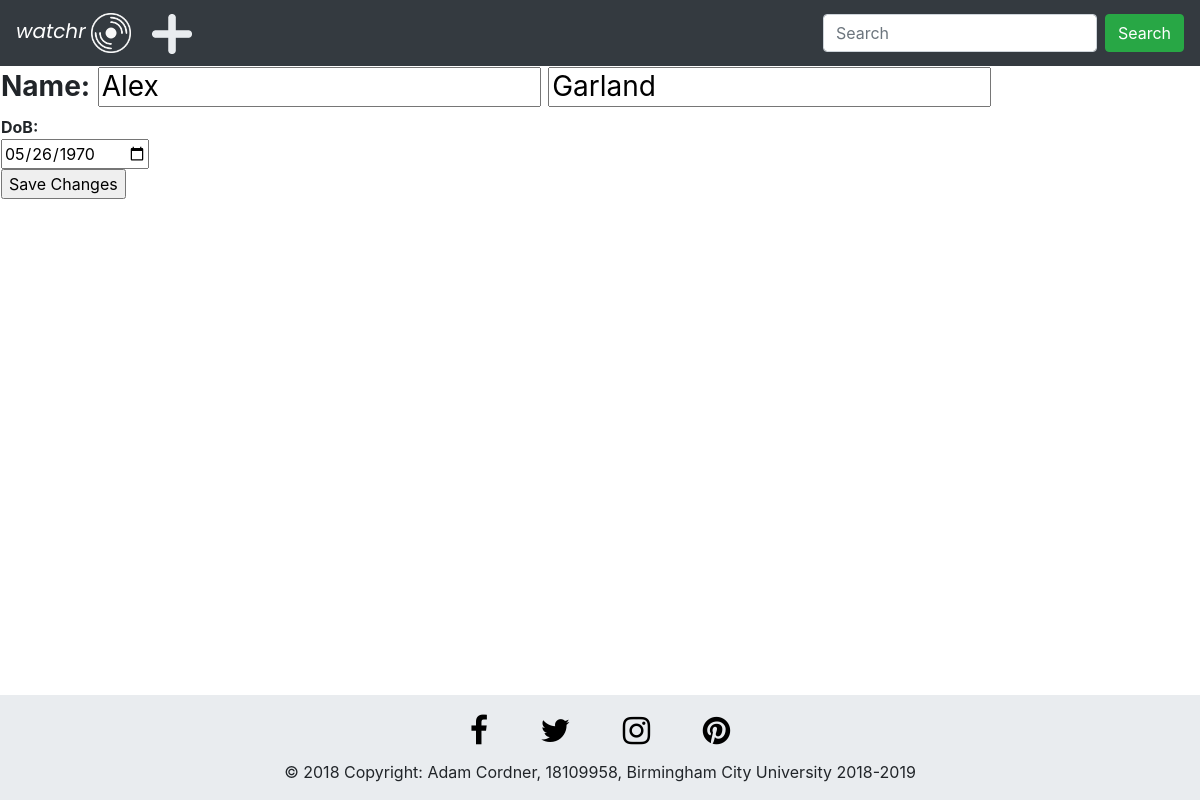
The app's page /assignment/edit_director.php?mVar=1 with its own data.
### tables this page shows
CREATE TABLE `director` (
  `directorID` int(10) NOT NULL,
  `directorFName` varchar(50) NOT NULL,
  `directorSName` varchar(50) NOT NULL,
  `directorDOB` date NOT NULL
);

### assignment/edit_director.php (the view, shortened to what this page needs)
<!DOCTYPE html>
<html lang="en">
<head>
    <link rel="stylesheet" href="https://maxcdn.bootstrapcdn.com/bootstrap/4.3.1/css/bootstrap.min.css">
    <link href="https://cdnjs.cloudflare.com/ajax/libs/font-awesome/4.7.0/css/font-awesome.min.css" rel="stylesheet"/>
    <link href="style.css" rel="stylesheet"/>
</head>
<body class="body-styling">
<nav class="navbar navbar-expand-sm bg-dark navbar-dark justify-content-between">
    <span>
        <a class="navbar-brand" href="index.php">
        <span class="logo-font"><i>watchr</i></span>
        <img src="noun_DVD_950474.png" alt="logo" class="logo-width">
        </a>
        <a href = "add_movie.php"><img src="noun_Plus_2224973.png" alt="logo" class="logo-width" title="Add New Movie/TV Show"></a>
    </span>
    <form class="form-inline" action="search_results.php" method="post" enctype="multipart/form-data">
        <input class="form-control mr-sm-2" type="text" name="searchVal" placeholder="Search">
        <button class="btn btn-success" type="submit" name="upload">Search</button>
    </form>
</nav>
    <?php
        isset($_POST['mVar']) ? $m = $_POST['mVar'] : $m = $_GET['mVar'];
        include 'connection.php';
        $val = $m;
        $sql1 = "SELECT * FROM director WHERE directorID = '$val'";
        $result1 = $conn->query($sql1);
        if (($result1->num_rows > 0)) {
    ?>
    <table>
        <tr>
            <form action="update_director.php" method="post" enctype="multipart/form-data">
            <?php
            while(($row1 =$result1->fetch_assoc())) {
            ?>
                <td><h3><b>Name:</b> <input pattern='[^"]+' required type="text" name="directorFName" value="<?= $row1["directorFName"];?>"> <input pattern='[^"]+' required type="text" name="directorSName" value="<?= $row1["directorSName"];?>"></h3>
                <b>DoB:</b><br><input value="<?= $row1["directorDOB"];?>" required type="date" name="directorDOB"> <br>
            <input type="submit" name="upload" value="Save Changes">
            </form>
       </tr>
    </table>
        <?php
        }
        }else {
       ?>
        <p>Invalid Request</p>
       <?php
        }
    ?>
</body>
<footer class="c-f-style page-footer font-small pt-4">
  <div class="container rowcol-md-12 flex-center" align="center">
          <a class="no-text-deco fb-ic" href="https://www.facebook.com/">
            <font color="black">
                <i class="fa fa-facebook-f fa-lg white-text mr-md-5 mr-3 fa-2x"></i>
              </font>
          </a>
          <a class="no-text-deco tw-ic" href="https://twitter.com/">
              <font color="black">
                <i class="fa fa-twitter fa-lg white-text mr-md-5 mr-3 fa-2x"> </i>
              </font>
          </a>
          <a class="no-text-deco ins-ic" href="https://www.instagram.com">
              <font color="black">
                <i class="fa fa-instagram fa-lg white-text mr-md-5 mr-3 fa-2x"> </i>
              </font>
          </a>
          <a class="no-text-deco pin-ic" href="https://www.pinterest.co.uk">
              <font color="black">
                <i class="fa fa-pinterest fa-lg white-text fa-2x"> </i>
              </font>
          </a>
  </div>
  <div class="footer-copyright text-center py-3">© 2018 Copyright:  Adam Cordner, 18109958, Birmingham City University 2018-2019
  </div>
</footer>
</body>
</html>

### assignment/style.css (style rules this page uses)
.body-styling { height: auto; margin-bottom: 200px; }
.logo-font { font-family: 'Poppins', sans-serif; }
.logo-width { max-width: 40px; }
.no-text-deco { text-decoration:none; }
.c-f-style { background-color:#e9ecef; bottom: 0; width: 100%; left: 0; position: fixed; }

### records on screen
director: directorFName "Alex", directorSName "Garland", directorDOB "05/26/1970"
